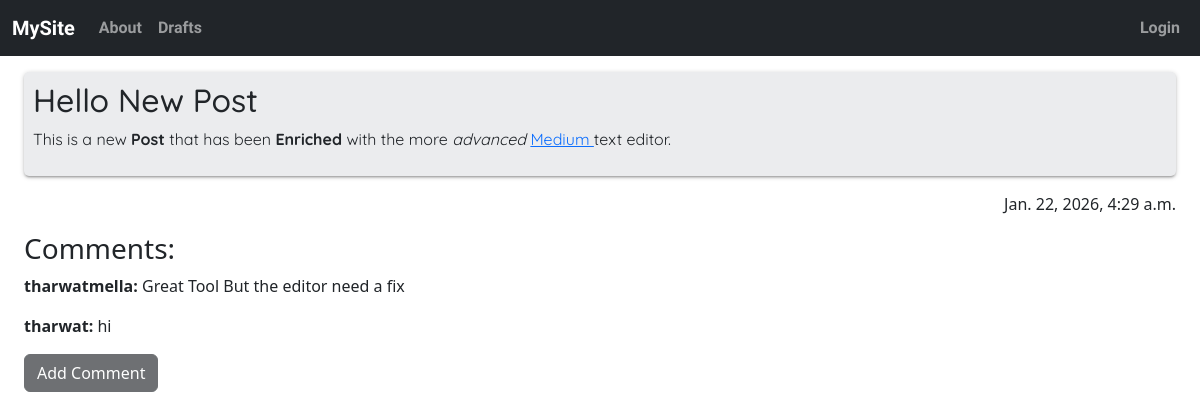
Screenshot of /postdetail/28 with the database file from the repository.
### basic_app/models.py (models this page shows, shortened)
class Post(models.Model):
    author = models.ForeignKey("auth.User", on_delete=models.CASCADE)
    title = models.CharField(max_length=30)
    text = models.TextField()
    is_Published = models.BooleanField(default=False)
    creation_date = models.DateTimeField(
        default=timezone.now,
    )
    publication_date = models.DateTimeField(null=True, blank=True)

class Comment(models.Model):
    post = models.ForeignKey(Post, on_delete=models.CASCADE)
    user = models.ForeignKey("auth.User", on_delete=models.CASCADE)
    text = models.TextField()
    creation_date = models.DateTimeField(default=timezone.now)
    approved = models.BooleanField(default=False)

### basic_app/views.py (the view)
# urls.py: path("postdetail/<int:pk>", PostDetail.as_view(), name="detail"),
class PostDetail(DetailView):
    model = Post
    def get(self, request, *args, **kwargs):
        result = super().get(self, request, *args, **kwargs)
        if self.object.author == request.user or self.object.is_Published:
            return result
        else:
            return redirect("/")
    def get_context_data(self, **kwargs):
        result=super().get_context_data(**kwargs)
        if self.request.user.is_authenticated:
            blocked = Blocklist.objects.filter(post=self.object, user=self.request.user)
            if blocked:
                result["commentAllowed"] = False
            else:
                result["commentAllowed"] = True
        return result

### basic_app/templates/basic_app/post_detail.html (shortened to what this page needs)
{% extends "basic_app/base.html" %}
{%block body%}
<div class="post mt-3">
    <h2 class="posttitle">{{post.title}}</h2>
    <div>{{post.text|safe}}</div>
</div>
<div>
    {% if post.is_Published %}
    <p class="text-end mt-3 fw-lighter fs-6">{{post.publication_date}}</p>
    {% else %}
    <p class="text-end mt-3 fw-lighter fs-6">the Post is still Draft Please Delete or Publish</p>
    <a class="btn btn-primary" href={%url 'blog:postPublish' post.pk%}>Publish</a>
    {% endif %}
</div>
<div class="comments mt-3">
    <h3>Comments:</h3>
    {%for comment in post.comment_set.all%}
    {% if post.author == user %}
    <p><b>{{comment.user}}: </b>{{comment.text|safe}}
        {%if comment.isBanned%}
        <a href={%url "blog:ban" userpk=comment.user.pk postpk=post.pk%}> UnBan </a>
        {%else%}
        <a href={%url "blog:ban" userpk=comment.user.pk postpk=post.pk%}> Ban </a>
        {% endif %}
        {% if not comment.approved %}
        <a type="button" class="btn btn-dark btn-sm" href={%url 'blog:commentApprove' comment.pk%}>Approve</a>
        <a type="button" class="btn btn-dark btn-sm" href={%url 'blog:commentRemove' comment.pk%}>Remove</a>
        {% endif %}
    </p>
    {% elif comment.approved %}
    <p><b>{{comment.user}}: </b>{{comment.text}}</p>
    {%endif%}
    {%endfor%}
</div>
{%if commentAllowed%}
<a class="btn btn-dark" href={%url 'blog:createComment' post.pk%}>Add Comment</a>
{% else %}
<a class="btn btn-dark disabled" href={%url 'blog:createComment' post.pk%}>Add Comment</a>
{%endif%}
{%endblock%}

### basic_app/static/css/blog.css (style rules this page uses)
.post { background-color: rgb(235, 236, 238); border-radius: 5px; box-shadow: 0 2px 2px 0 rgba(0, 0, 0, 0.14), 0 3px 1px -2px rgba(0, 0, 0, 0.12), 0 1px 5px 0 rgba(0, 0, 0, 0.2); padding: 9px; font-family: "Quicksand", system-ui; font-weight: 400; }

### rows the page displays
Post: title "Hello New Post", text "This is a new Post that has been Enriched with the more advanced Medium text editor.", publication_date "Jan. 22, 2026, 4:29 a.m."
Comment: user "tharwatmella", text "Great Tool But the editor need a fix"
Comment: user "tharwat", text "hi"
